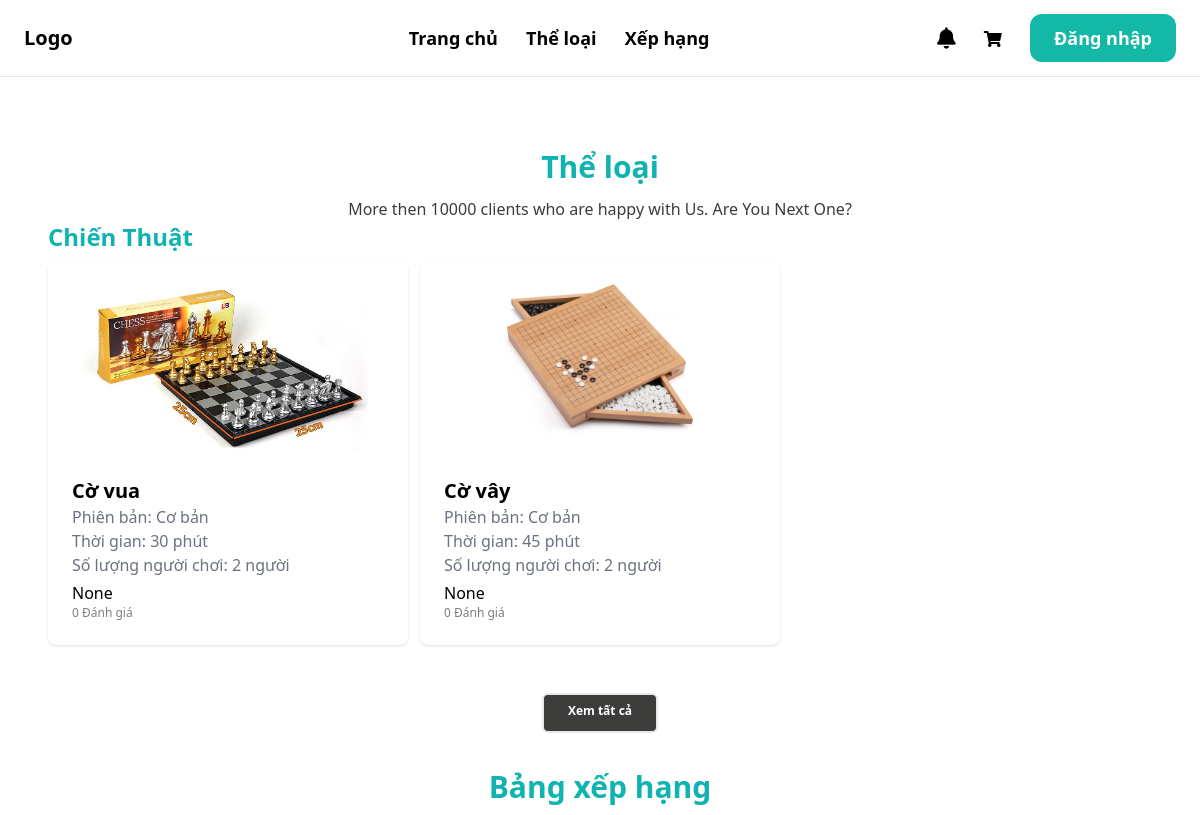
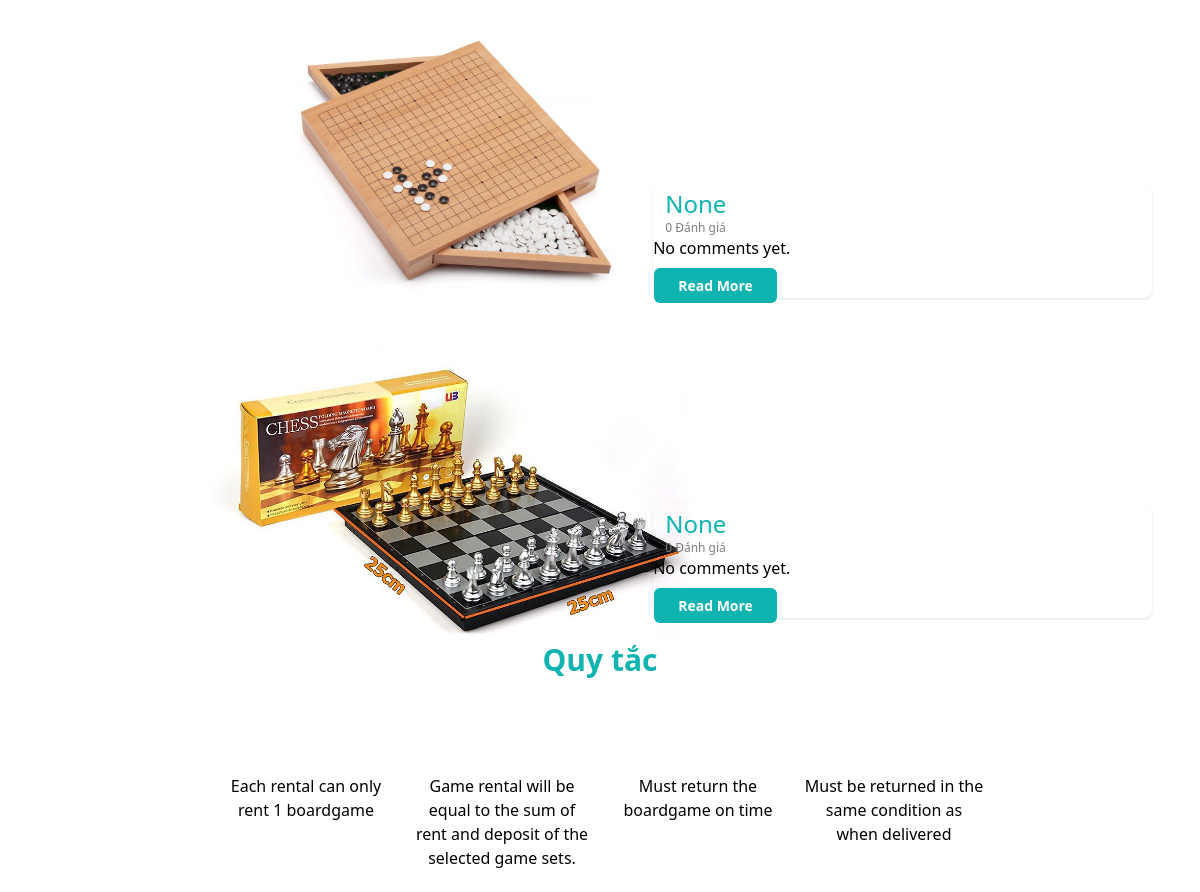
The app's page / (upper part), older data (2 pictures, top to bottom).
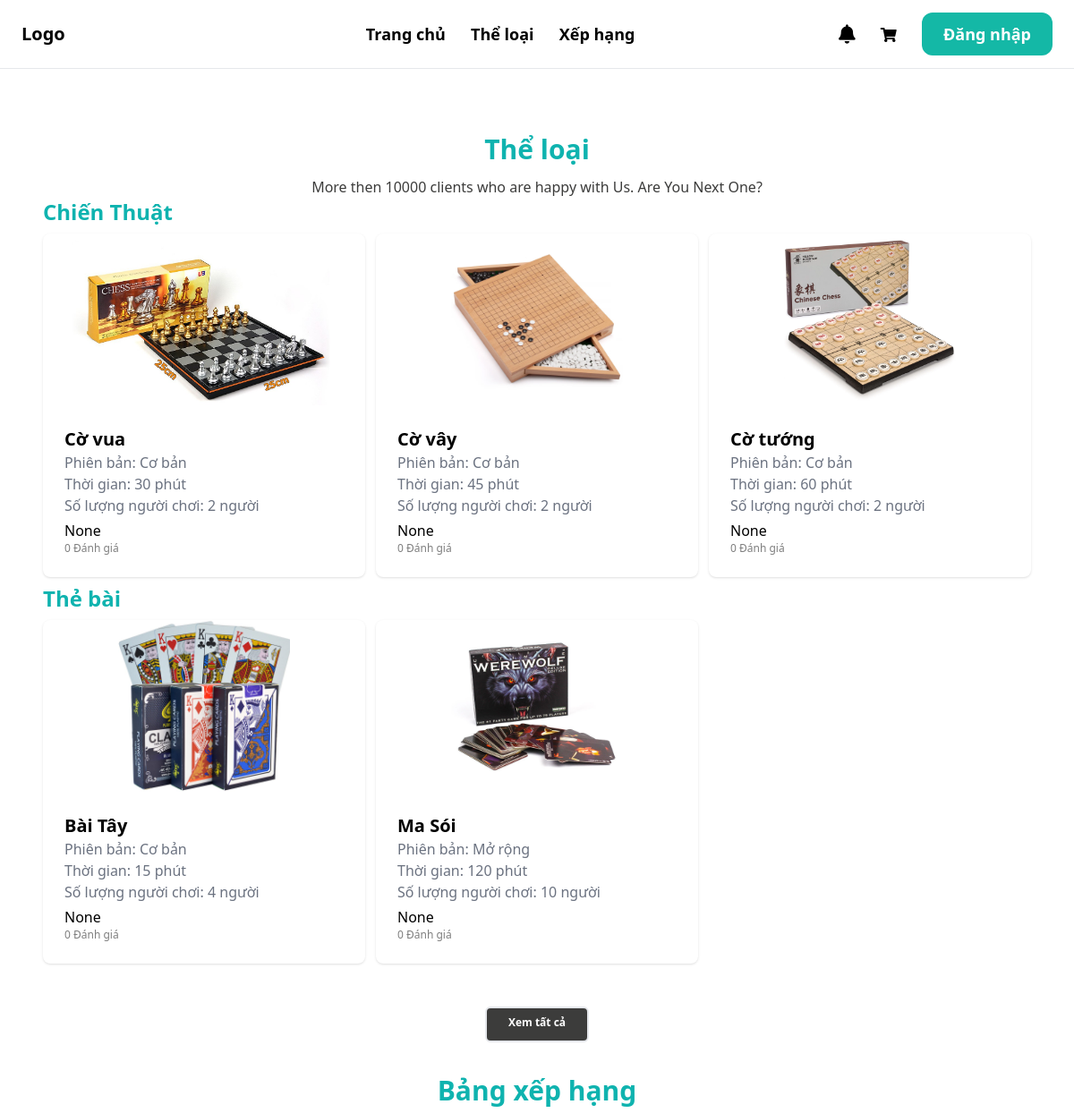
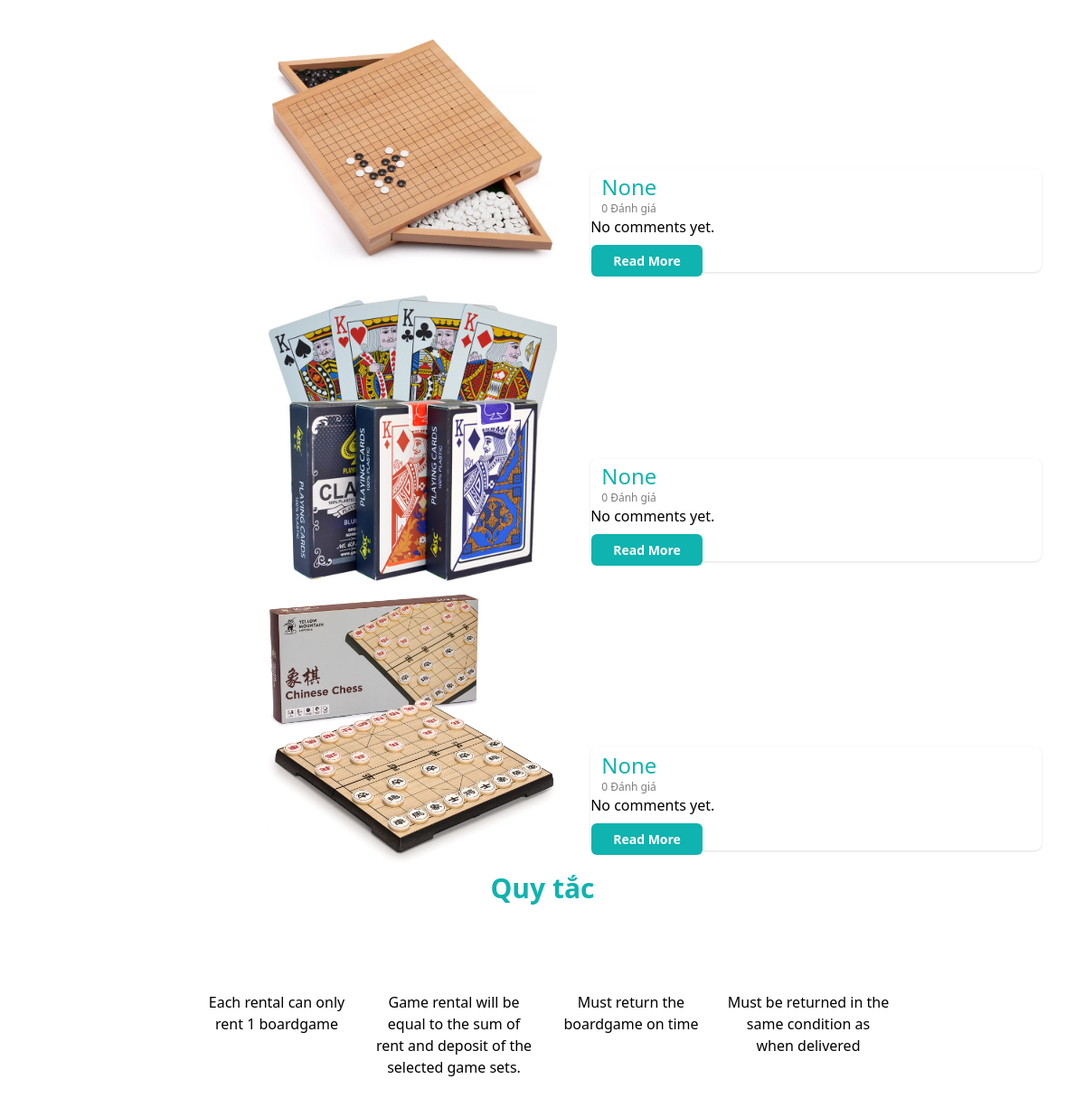
The same page, newer data (2 pictures, top to bottom).
### boardgame/models.py (models this page shows, shortened)
class Category(models.Model):
    title = models.CharField(max_length=100, default=None)
    cid = ShortUUIDField(unique=True, primary_key=True, prefix="cat", alphabet='1234567890', length=2, max_length=6)
    description = models.TextField(null=True, blank=True)
    class Meta:
        verbose_name_plural = 'Category'

class Boardgame(models.Model):
    AGE_RATINGS = (
        ('G', 'Phổ biến'),
        ('7+', 'Trên 7 tuổi'),
        ('12+', 'Trên 12 tuổi'),
        ('16+', 'Trên 16 tuổi'),
        ('18+', 'Trên 18 tuổi'),
    )
    STATUS_BG = (
        ('out_of_stock', 'Boardgame này đã hết'),
        ('stocking', 'Boardgame này vẫn còn'),
    )
    bgid = ShortUUIDField(unique=True, primary_key=True, prefix="bg", alphabet='1234567890', length=2, max_length=6)
    user = models.ForeignKey(User, on_delete=models.SET_NULL, null=True)
    date = models.DateTimeField(default=timezone.now)
    category= models.ForeignKey(Category, on_delete=models.SET_NULL, null=True)
    version = models.ForeignKey(Version, on_delete=models.SET_NULL, null=True)
    title = models.CharField(max_length=100)
    image = models.ImageField(upload_to="user_directory_path")
    description = models.TextField(null=True, blank=True, default="This is the boardgame")
    rule = models.TextField(null=True, blank=True, default="This is rule for boardgame")
    age_rating = models.CharField(choices=AGE_RATINGS, max_length=5, default="G")
    people = models.IntegerField()
    play_time = models.IntegerField()
    price = models.DecimalField(max_digits=99999999999999, decimal_places=2)
    author = models.ForeignKey(Author, on_delete=models.SET_NULL, null=True, blank=True)
    producer = models.ForeignKey(Producer, on_delete=models.SET_NULL, null=True, blank=True)
    publication_year = models.IntegerField(default="2000")
    boardgame_status = models.CharField(choices=STATUS_BG, max_length=20, default="out_of_stock")
    in_stock = models.PositiveIntegerField(default=0)
    order = models.PositiveIntegerField(default=0)
    rental = models.PositiveIntegerField(default=0)
    total = models.PositiveIntegerField(default=0)
    class Meta:
        verbose_name_plural = "Boardgame"
    def get_average_rating(self):
        return self.reviews.aggregate(avg_rating=Avg('rating'))['avg_rating']
    @property
    def draw_average_stars(self):
        if (self.get_average_rating()):
            average_stars = int(self.get_average_rating())
            return range(0,average_stars)
    @property
    def draw_non_stars(self):
        if (self.get_average_rating()):
            average_stars = int(self.get_average_rating())
            return range(0,5-average_stars)

class Version(models.Model):
    title = models.CharField(max_length=100, default=None)
    vid = ShortUUIDField(unique=True, primary_key=True, prefix="ver", alphabet='1234567890', length=2, max_length=6)
    description = models.TextField(null=True, blank=True)
    class Meta:
        verbose_name_plural = 'Version'
    def __str__(self):
        return self.title

### core/views.py (the view)
# urls.py: 2. Add a URL to urlpatterns:  path('', views.home, name='home')
def home(request):
    categories = Category.objects.all()[0:3]
    top_boardgames = Boardgame.objects.annotate(avg_rating=models.Avg('reviews__rating')).order_by('-avg_rating')[:3]
    for t_boardgame in top_boardgames:
        most_recent_review = t_boardgame.reviews.order_by('-date').first()
        t_boardgame.most_recent_comment = most_recent_review
    return render(request, 'core/home.html', {
        'categories': categories,
        'top_boardgames': top_boardgames,
    })

### templates/core/home.html (shortened to what the changed rows need)
{% extends 'core/base.html' %}
{% load static %}
{% block content %}
    <div class="mt-6 px-6 py-6  rounded-xl">
        <h2 class="text-center text-3xl font-bold text-[#0FB3AF]">Thể loại</h2>
        <div class="grid grid-row-2 gap-2 ">
            {% for categori in categories %}
                <a href="{% url "core:category" categori.cid %}">
                    <p class="text-left text-2xl font-bold text-[#0FB3AF]">{{ categori.title }}</p>
                </a>
                <div class="grid grid-cols-3 gap-3 ">
                    {% for boardgame in categori.boardgame_set.all|slice:":3" %}
                        <div class="shadow bg-[#ffffff] rounded-lg">
                            <a href="{% url "boardgame:detail" boardgame.bgid %}" class="boardgame-info">
                                <div >
                                    <img src="{{ boardgame.image.url }}" class="rounded-t-lg object-contain max-h-48 w-full transition " sizes="100vw">
                                </div>
                                <div class="p-6 rounded-b-xl bg-white-100">
                                    <h2 class="text-xl font-bold">{{ boardgame.title }}</h2>
                                    <p class="text-gray-500">Phiên bản: {{ boardgame.version }}</p>
                                    <p class="text-gray-500">Thời gian: {{ boardgame.play_time }} phút</p>
                                    <p class="text-gray-500">Số lượng người chơi: {{ boardgame.people }} người</p>
                                    <div class="flex items-center pt-1">
                                        {{boardgame.get_average_rating}}
                                    </div>
                                    <div class="font-thin text-[#7E7E7E] font-['Open Sans'] text-xs">
                                        {{boardgame.reviews.all.count}} Đánh giá
                                    </div>
                                </div>
                            </a>
                        </div>
                    {% endfor %}
                </div>
            {% endfor %}
        </div>
    </div>
    <div>
        {% for boardgame in top_boardgames %}
            <div class="relative ">
                <img class="rounded-t-lg object-contain h-80 w-3/4 object-center" src="{{ boardgame.image.url }}" alt="" />
                <div class=" absolute bottom-6 right-6 max-w-lg rounded-lg shadow bg-white-100 ">
                    <div class="flex items-center pt-1">
                        <div class="text-[#0FB3AF] text-2xl font-medium pr-2 px-3">
                            {{ boardgame.get_average_rating }}
                        </div>
                    </div>
                    <div class="font-thin text-[#7E7E7E] font-['Open Sans'] text-xs px-3">
                        {{ boardgame.reviews.all.count }} Đánh giá
                    </div>
                    <table class="mt-3">
                        <tbody>
                            {% if boardgame.most_recent_comment %}
                                <p>{{ boardgame.most_recent_comment.review }}</p>
                                <tr>
                                    <td class="pl-4 ">
                                        <img class="w-10 h-10 rounded-full text-right" src="/src/images/avt2.png" alt="Rounded avatar">
                                    </td>
                                    <td >
                                        <p class="text-left bottom-3 text-[#3C3C3B]">{{ boardgame.most_recent_comment.user }}</p>
                                    </td>
                                    <td>
                                        <i class="fas fa-clock fa-lg text-[#727272] ">
                                    </td>
                                    <td class="text-xs text-[#727272] text-left font-[Open Sans] ">
                                        <p>{{ boardgame.most_recent_comment.date}}</p>
                                    </td>
                                </tr>
                            {% else %}
                                <p>No comments yet.</p>
                            {% endif %}
                            <td class=" w-1/4">
                                <a  href="{% url 'boardgame:detail' boardgame.bgid %}"
                                    class="rounded-md h-10 w-28 border-primary px-6 py-2 text-sm font-semibold bg-[#0FB3AF] text-white text-center hover:bg-[#0FB3AFCC]">
                                    Read More
                                </a>
                            </td>
                        </tbody>
                    </table>
                </div>
            </div>
        {% endfor %}
    </div>
{% endblock %}

Row changes from the older to the newer data that the page shows:
no longer on one of the page's lists (row edited): Boardgame: get_average_rating "None", reviews.all.count "0"
added Boardgame: image (picture), title "Cờ tướng", version "Cơ bản", play_time "60", people "2", get_average_rating "None", reviews.all.count "0", shows "No comments yet."
added Category: title "Thẻ bài"
added Boardgame: image (picture), title "Bài Tây", version "Cơ bản", play_time "15", people "4", get_average_rating "None", reviews.all.count "0", shows "No comments yet."
added Boardgame: image (picture), title "Ma Sói", version "Mở rộng", play_time "120", people "10", get_average_rating "None", reviews.all.count "0", shown under "Thẻ bài"
